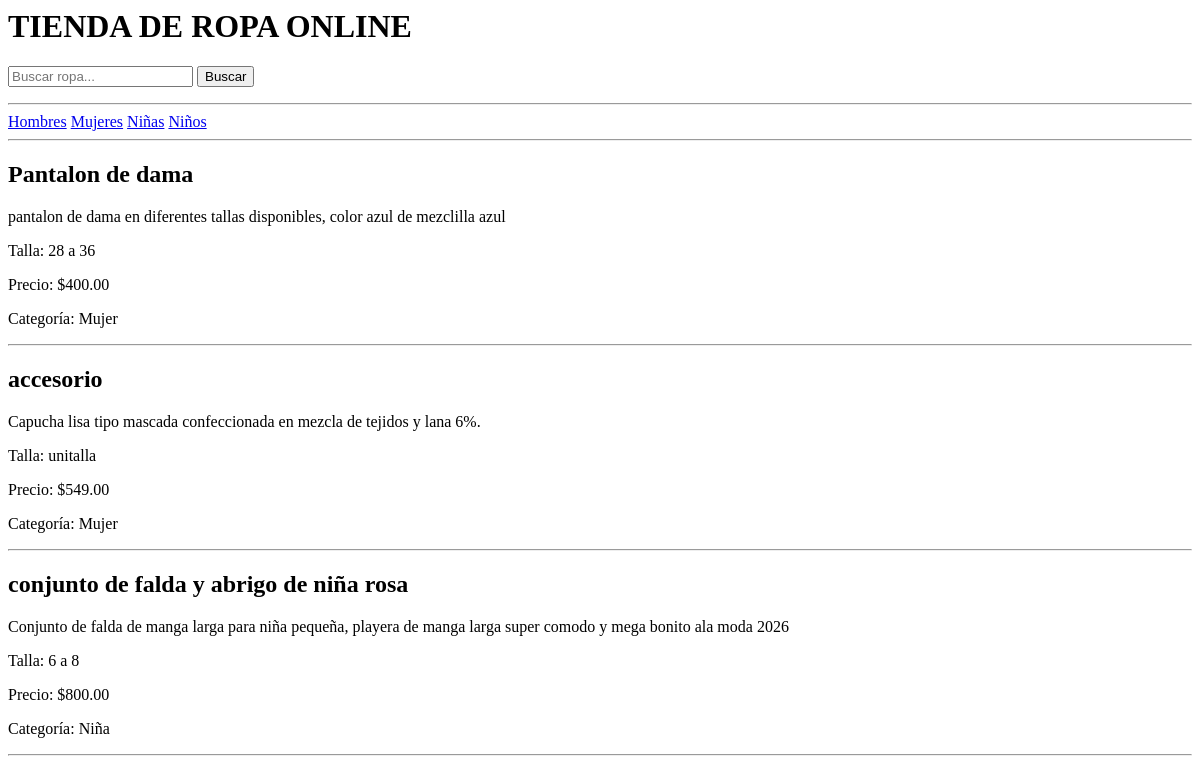
/, run on an earlier commit of the app's database.
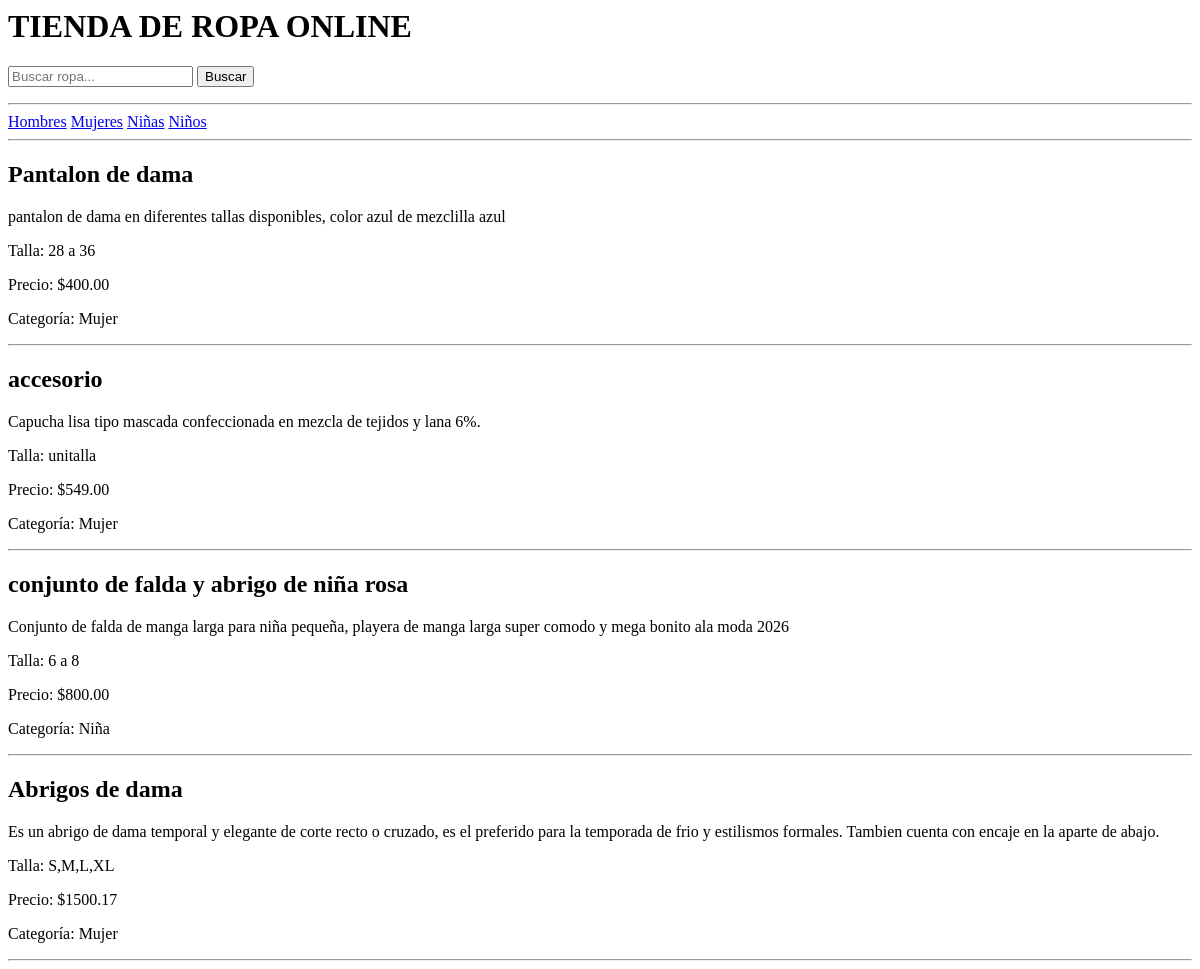
And on a later commit of the database.
### tienda/models.py (models this page shows, shortened)
class Producto(models.Model):
    CATEGORIAS = [
        ('Hombre', 'Hombre'),
        ('Mujer', 'Mujer'),
        ('Niña', 'Niña'),
        ('Niño', 'Niño'),
    ]
    nombre = models.CharField(max_length=100)
    descripcion = models.TextField()
    precio = models.DecimalField(max_digits=10, decimal_places=2)
    talla = models.CharField(max_length=10)
    stock = models.IntegerField()
    categoria = models.CharField(max_length=20, choices=CATEGORIAS)
    imagen = models.ImageField(upload_to='productos/', null=True, blank=True)

### tienda/views.py (the view)
# urls.py: path('', views.inicio, name='inicio'),
def inicio(request):
    productos = Producto.objects.all()
    buscar = request.GET.get('buscar')
    if buscar:
        productos = Producto.objects.filter(nombre__icontains=buscar)
    return render(request, 'inicio.html', {
        'productos': productos
    })

### tienda/templates/inicio.html
<h1>TIENDA DE ROPA ONLINE</h1>
<form method="GET">
    <input type="text" name="buscar" placeholder="Buscar ropa...">
    <button type="submit">Buscar</button>
</form>
<hr>
<a href="/hombres/">Hombres</a>
<a href="/mujeres/">Mujeres</a>
<a href="/niñas/">Niñas</a>
<a href="/niños/">Niños</a>
<hr>
{% for producto in productos %}
<h2>{{ producto.nombre }}</h2>
<p>{{ producto.descripcion }}</p>
<p>Talla: {{ producto.talla }}</p>
<p>Precio: ${{ producto.precio }}</p>
<p>Categoría: {{ producto.categoria }}</p>
<hr>
{% endfor %}

What changed in the data, as far as the page shows it:
added Producto: nombre "Abrigos de dama", descripcion "Es un abrigo de dama temporal y elegante de corte recto o cruzado, es el preferido para la temporada de frio y estilismos formales. Tambien cuenta con encaje en la aparte de abajo.", talla "S,M,L,XL", precio "1500.17", categoria "Mujer"
